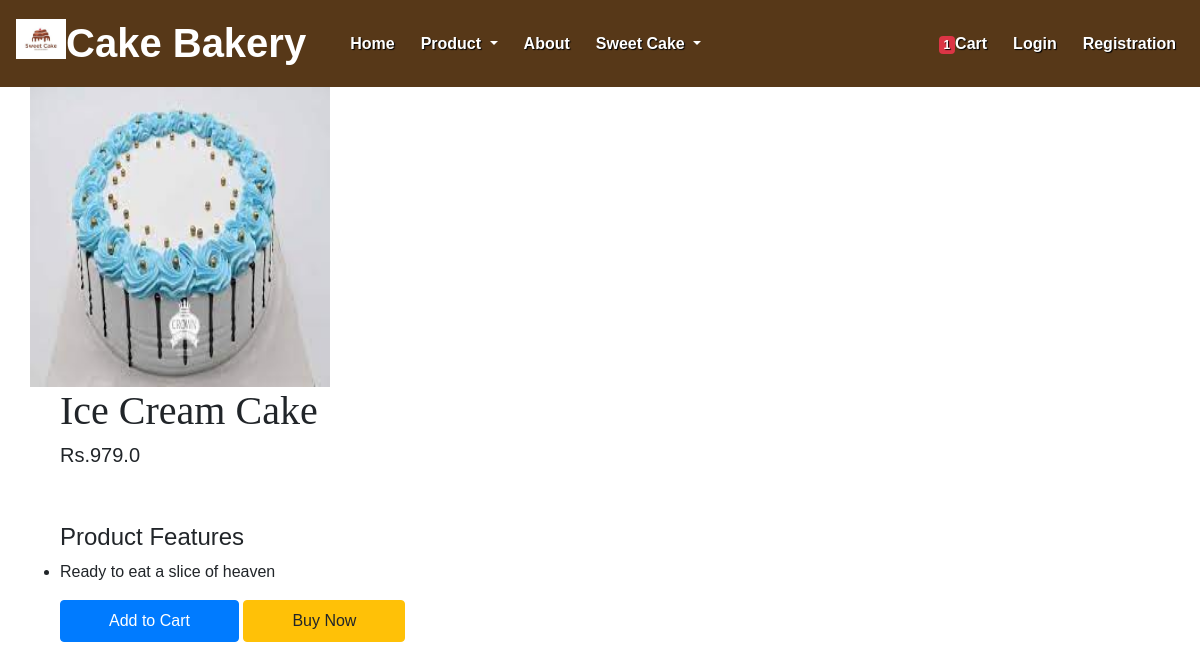
Page /product-detail/1 (signed in) on the committed database.
### app/models.py (models this page shows, shortened)
class Product(models.Model):
    title = models.CharField(max_length=100)
    selling_Price = models.FloatField()
    description = models.TextField()
    category = models.CharField(choices=CATEGORY_CHOICES, max_length=2)
    product_image = models.ImageField(upload_to='product')

### app/views.py (the view)
# urls.py: path("product-detail/<int:pk>",views.ProductDetail.as_view(),name="product-detail"),
@method_decorator(login_required,name='dispatch')
class ProductDetail(View):
    def get(self,request,pk):
        product = Product.objects.get(pk=pk)
        totalitem = 0
        if request.user.is_authenticated:
            totalitem = len(Cart.objects.filter(user=request.user))
        return render(request,"productdetail.html",locals())

### templates/productdetail.html (shortened to what this page needs)
{% extends 'base.html' %}
{% load static %}
{% block main_content %}
   <div class="container">
     <div class="row flex justify-content-between">
        <img src="{{product.product_image.url}}"  width="300px" height="300px">
     </div>
     <div class="productdetail col-lg-5">
        <h1 style="font-family: Georgia"; font-size="50px;">{{product.title}}</h1>
        <h5>Rs.{{product.selling_Price}}</h5>
        <br><br><h4>Product Features</h4>
        <ul class="fs-5" style="font-family: Rajdhani;">
            <li>{{product.description}}</li>
        </ul>
       <form action="/add-to-cart" class="d-inline">
           <button type="submit"class="btn btn-primary shadow px-5 py-2">Add to Cart</button>
       </form>
       <a href="{% url 'showcart' %}" class="btn btn-warning shadow px-5 py-2 ms-4">Buy Now</a>
      </div>
   </div>
{% endblock main_content %}

### static/css/file.css (style rules this page uses)
* { margin: 0%;padding: 0%; box-sizing: border-box; font-family:'Quicksand', sans-serif;; }
html { scroll-behavior: smooth; }

### rows in the picture
Product: product_image (picture), title "Ice Cream Cake", selling_Price "979.0", description "Ready to eat a slice of heaven"

### other values in the picture
{{ totalitem }} "1"
